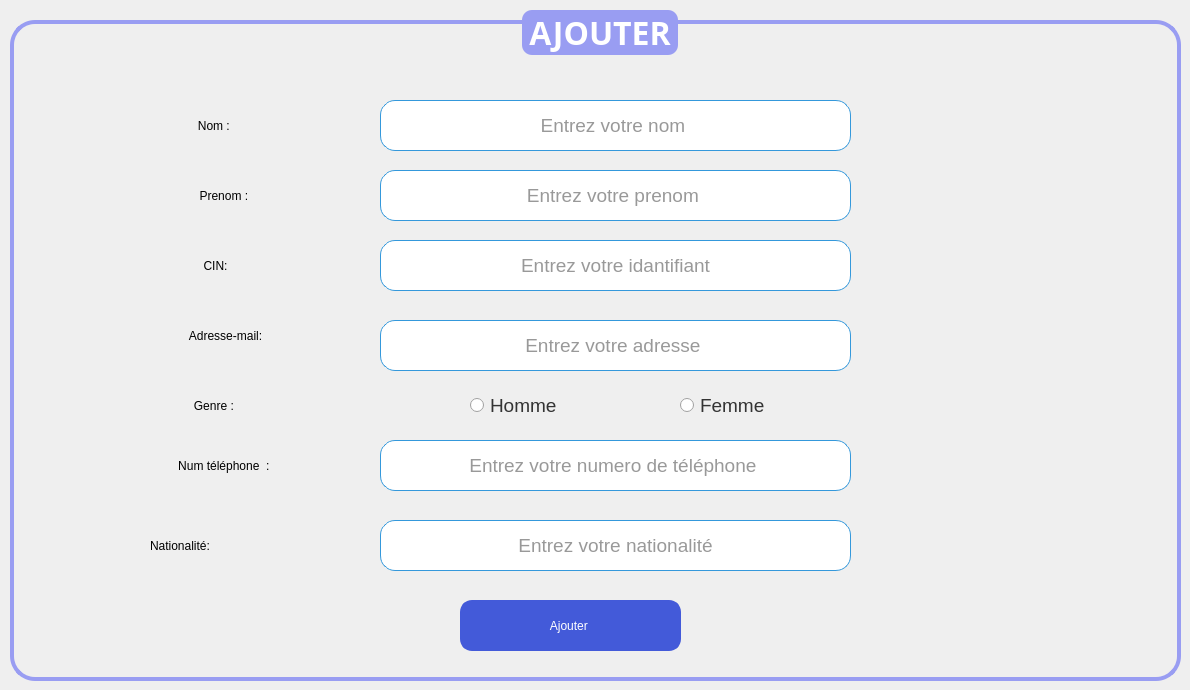
      <widget class="QWidget" name="Ajouter">
       <attribute name="title">
        <string>Ajouter</string>
       </attribute>
       <widget class="QGroupBox" name="groupBox">
        <property name="geometry">
         <rect>
          <x>10</x>
          <y>10</y>
          <width>1171</width>
          <height>671</height>
         </rect>
        </property>
        <property name="font">
         <font>
          <family>Trebuchet MS</family>
          <pointsize>24</pointsize>
          <bold>true</bold>
         </font>
        </property>
        <property name="styleSheet">
         <string notr="true">/* Style de base pour la QGroupBox */
QGroupBox {
    border: 4px solid #999DF2; /* Bordure de la même couleur que le fond du titre */
    border-radius: 25px; /* Coins arrondis */
    margin-top: 10px; /* Marge en haut */
}

/* Style du titre de la QGroupBox */
QGroupBox::title {
    subcontrol-origin: margin;
    subcontrol-position: top center;
    padding: 0 3px;
    background-color: #999DF2; /* Fond remplacé par #999DF2 */
    color: #ffffff; /* Texte blanc pour le titre */
    border-radius: 10px; /* Coins arrondis du titre */

}

/* Style des QLabel à l'intérieur de la QGroupBox */
QLabel {
    color: #000000; /* Couleur du texte */
}

/* Style des QRadioButton à l'intérieur de la QGroupBox */
QRadioButton {
    color: #333333; /* Couleur du texte */
}

/* Style des QComboBox à l'intérieur de la QGroupBox */
QComboBox {
    background-color: #ffffff; /* Fond blanc */
    color: #333333; /* Couleur du texte */
    border: 1px solid #3498db; /* Bordure bleue */
    border-radius: 3px; /* Coins arrondis */
    padding: 2px; /* Espacement interne */
}

/* Style des QLineEdit à l'intérieur de la QGroupBox */
QLineEdit {
    background-color: #ffffff; /* Fond blanc */
    color: #333333; /* Couleur du texte */
    border: 1px solid #3498db; /* Bordure bleue */
    border-radius: 3px; /* Coins arrondis */
    padding: 2px; /* Espacement interne */
}

/* Style des QSpinBox à l'intérieur de la QGroupBox */
QSpinBox {
    background-color: #ffffff; /* Fond blanc */
    color: #333333; /* Couleur du texte */
    border: 1px solid #3498db; /* Bordure bleue */
    border-radius: 3px; /* Coins arrondis */
    padding: 2px; /* Espacement interne */
}

/* Style général pour les widgets lorsqu'ils sont désactivés */
QWidget:disabled {
    background-color: #f0f0f0; /* Fond gris clair pour les widgets désactivés */
    color: #a0a0a0; /* Couleur du texte grise pour les widgets désactivés */
}</string>
        </property>
        <property name="title">
         <string>AJOUTER</string>
        </property>
        <property name="alignment">
         <set>Qt::AlignmentFlag::AlignCenter</set>
        </property>
        <widget class="QLabel" name="label">
         <property name="geometry">
          <rect>
           <x>140</x>
           <y>100</y>
           <width>131</width>
           <height>31</height>
          </rect>
         </property>
         <property name="styleSheet">
          <string notr="true">font: italic 14pt &quot;Times New Roman&quot;;
border-radius :15px</string>
         </property>
         <property name="text">
          <string>Nom : </string>
         </property>
         <property name="alignment">
          <set>Qt::AlignmentFlag::AlignCenter</set>
         </property>
        </widget>
        <widget class="QLabel" name="label_2">
         <property name="geometry">
          <rect>
           <x>150</x>
           <y>170</y>
           <width>131</width>
           <height>31</height>
          </rect>
         </property>
         <property name="styleSheet">
          <string notr="true">font: italic 14pt &quot;Times New Roman&quot;;
border-radius :15px</string>
         </property>
         <property name="text">
          <string>Prenom : </string>
         </property>
         <property name="alignment">
          <set>Qt::AlignmentFlag::AlignCenter</set>
         </property>
        </widget>
        <widget class="QLabel" name="label_3">
         <property name="geometry">
          <rect>
           <x>120</x>
           <y>240</y>
           <width>171</width>
           <height>31</height>
          </rect>
         </property>
         <property name="styleSheet">
          <string notr="true">font: italic 14pt &quot;Times New Roman&quot;;
border-radius :15px</string>
         </property>
         <property name="text">
          <string>CIN:</string>
         </property>
         <property name="alignment">
          <set>Qt::AlignmentFlag::AlignCenter</set>
         </property>
        </widget>
        <widget class="QLabel" name="label_4">
         <property name="geometry">
          <rect>
           <x>150</x>
           <y>310</y>
           <width>131</width>
           <height>31</height>
          </rect>
         </property>
         <property name="styleSheet">
          <string notr="true">font: italic 14pt &quot;Times New Roman&quot;;
border-radius :15px</string>
         </property>
         <property name="text">
          <string>Adresse-mail:</string>
         </property>
         <property name="alignment">
          <set>Qt::AlignmentFlag::AlignCenter</set>
         </property>
        </widget>
        <widget class="QLabel" name="label_5">
         <property name="geometry">
          <rect>
           <x>140</x>
           <y>380</y>
           <width>131</width>
           <height>31</height>
          </rect>
         </property>
         <property name="styleSheet">
          <string notr="true">font: italic 14pt &quot;Times New Roman&quot;;
border-radius :15px</string>
         </property>
         <property name="text">
          <string>Genre : </string>
         </property>
         <property name="alignment">
          <set>Qt::AlignmentFlag::AlignCenter</set>
         </property>
        </widget>
        <widget class="QLabel" name="label_6">
         <property name="geometry">
          <rect>
           <x>120</x>
           <y>440</y>
           <width>191</width>
           <height>31</height>
          </rect>
         </property>
         <property name="styleSheet">
          <string notr="true">font: italic 14pt &quot;Times New Roman&quot;;
border-radius :15px</string>
         </property>
         <property name="text">
          <string>Num téléphone  : </string>
         </property>
         <property name="alignment">
          <set>Qt::AlignmentFlag::AlignCenter</set>
         </property>
        </widget>
        <widget class="QLineEdit" name="lineedit_nom">
         <property name="geometry">
          <rect>
           <x>370</x>
           <y>90</y>
           <width>471</width>
           <height>51</height>
          </rect>
         </property>
         <property name="font">
          <font>
           <pointsize>14</pointsize>
          </font>
         </property>
         <property name="styleSheet">
          <string notr="true">border-radius :15px</string>
         </property>
         <property name="alignment">
          <set>Qt::AlignmentFlag::AlignCenter</set>
         </property>
         <property name="placeholderText">
          <string>Entrez votre nom </string>
         </property>
        </widget>
        <widget class="QLineEdit" name="lineedit_prenom">
         <property name="geometry">
          <rect>
           <x>370</x>
           <y>160</y>
           <width>471</width>
           <height>51</height>
          </rect>
         </property>
         <property name="font">
          <font>
           <pointsize>14</pointsize>
          </font>
         </property>
         <property name="styleSheet">
          <string notr="true">border-radius :15px</string>
         </property>
         <property name="alignment">
          <set>Qt::AlignmentFlag::AlignCenter</set>
         </property>
         <property name="placeholderText">
          <string>Entrez votre prenom </string>
         </property>
        </widget>
        <widget class="QLineEdit" name="lineedit_adresse">
         <property name="geometry">
          <rect>
           <x>370</x>
           <y>310</y>
           <width>471</width>
           <height>51</height>
          </rect>
         </property>
         <property name="font">
          <font>
           <pointsize>14</pointsize>
          </font>
         </property>
         <property name="styleSheet">
          <string notr="true">border-radius :15px</string>
         </property>
         <property name="alignment">
          <set>Qt::AlignmentFlag::AlignCenter</set>
         </property>
         <property name="placeholderText">
          <string>Entrez votre adresse </string>
         </property>
        </widget>
        <widget class="QLineEdit" name="lineedit_tel">
         <property name="geometry">
          <rect>
           <x>370</x>
           <y>430</y>
           <width>471</width>
           <height>51</height>
          </rect>
         </property>
         <property name="font">
          <font>
           <pointsize>14</pointsize>
          </font>
         </property>
         <property name="styleSheet">
          <string notr="true">border-radius :15px</string>
         </property>
         <property name="alignment">
          <set>Qt::AlignmentFlag::AlignCenter</set>
         </property>
         <property name="placeholderText">
          <string>Entrez votre numero de téléphone </string>
         </property>
        </widget>
        <widget class="QRadioButton" name="radiobutton_homme">
         <property name="geometry">
          <rect>
           <x>460</x>
           <y>380</y>
           <width>151</width>
           <height>31</height>
          </rect>
         </property>
         <property name="font">
          <font>
           <pointsize>14</pointsize>
          </font>
         </property>
         <property name="styleSheet">
          <string notr="true">border-radius :15px</string>
         </property>
         <property name="text">
          <string>Homme</string>
         </property>
        </widget>
        <widget class="QRadioButton" name="radiobutton_femme">
         <property name="geometry">
          <rect>
           <x>670</x>
           <y>380</y>
           <width>151</width>
           <height>31</height>
          </rect>
         </property>
         <property name="font">
          <font>
           <pointsize>14</pointsize>
          </font>
         </property>
         <property name="styleSheet">
          <string notr="true">border-radius :15px</string>
         </property>
         <property name="text">
          <string>Femme</string>
         </property>
        </widget>
        <widget class="QPushButton" name="pushButton_ajouter">
         <property name="geometry">
          <rect>
           <x>450</x>
           <y>590</y>
           <width>221</width>
           <height>51</height>
          </rect>
         </property>
         <property name="styleSheet">
          <string notr="true">/* Style de base pour le QPushButton */
QPushButton {
    background-color: #435AD9;  /* Bleu vif pour un look frais et moderne */
    color: #ffffff;              /* Texte blanc */
    border: 3px solid #435AD9;  /* Bordure de la même couleur que le fond */
    border-radius: 12px;        /* Coins arrondis */
    padding: 8px 12px;          /* Espacement interne */
    font: 75 18pt &quot;Times New Roman&quot;; /* Police en gras */
}

/* Style du QPushButton lorsqu'il est survolé */
QPushButton:hover {
    background-color: #5f7cd8;   /* Bleu plus clair au survol */
    border: 3px solid #5f7cd8;   /* Bordure de la même couleur que le fond survolé */
}

/* Style du QPushButton lorsqu'il est pressé (clic) */
QPushButton:pressed {
    background-color: #3b4fbf;   /* Bleu foncé au clic */
    border: 3px solid #3b4fbf;   /* Bordure de la même couleur que le fond pressé */
}

/* Style du QPushButton lorsqu'il est en focus (tabulation) */
QPushButton:focus {
    outline: none;               /* Supprimer le contour par défaut */
    border: 2px solid #2e8a56;  /* Bordure plus foncée lorsqu'en focus */
}

/* Style du QPushButton lorsqu'il est désactivé */
QPushButton:disabled {
    background-color: #b0b0b0;   /* Fond gris clair pour les boutons désactivés */
    color: #707070;              /* Couleur du texte grise pour les boutons désactivés */
    border: 2px solid #b0b0b0;   /* Bordure grise pour les boutons désactivés */
}

/* Style général pour les widgets lorsqu'ils sont désactivés */
QWidget:disabled {
    background-color: #f0f0f0;   /* Fond gris clair pour les widgets désactivés */
    color: #a0a0a0;              /* Couleur du texte grise pour les widgets désactivés */
}
</string>
         </property>
         <property name="text">
          <string>Ajouter </string>
         </property>
        </widget>
        <widget class="QLineEdit" name="lineedit_cin">
         <property name="geometry">
          <rect>
           <x>370</x>
           <y>230</y>
           <width>471</width>
           <height>51</height>
          </rect>
         </property>
         <property name="font">
          <font>
           <pointsize>14</pointsize>
          </font>
         </property>
         <property name="styleSheet">
          <string notr="true">border-radius :15px</string>
         </property>
         <property name="alignment">
          <set>Qt::AlignmentFlag::AlignCenter</set>
         </property>
         <property name="placeholderText">
          <string>Entrez votre idantifiant</string>
         </property>
        </widget>
        <widget class="QLabel" name="label_13">
         <property name="geometry">
          <rect>
           <x>140</x>
           <y>520</y>
           <width>171</width>
           <height>31</height>
          </rect>
         </property>
         <property name="styleSheet">
          <string notr="true">font: italic 14pt &quot;Times New Roman&quot;;
border-radius :15px</string>
         </property>
         <property name="text">
          <string>Nationalité:</string>
         </property>
        </widget>
        <widget class="QLineEdit" name="lineedit_nationalite">
         <property name="geometry">
          <rect>
           <x>370</x>
           <y>510</y>
           <width>471</width>
           <height>51</height>
          </rect>
         </property>
         <property name="font">
          <font>
           <family>Segoe UI</family>
           <pointsize>14</pointsize>
           <italic>false</italic>
          </font>
         </property>
         <property name="styleSheet">
          <string notr="true">border-radius :15px</string>
         </property>
         <property name="maxLength">
          <number>32778</number>
         </property>
         <property name="alignment">
          <set>Qt::AlignmentFlag::AlignCenter</set>
         </property>
         <property name="placeholderText">
          <string>Entrez votre nationalité</string>
         </property>
        </widget>
       </widget>
      </widget>
